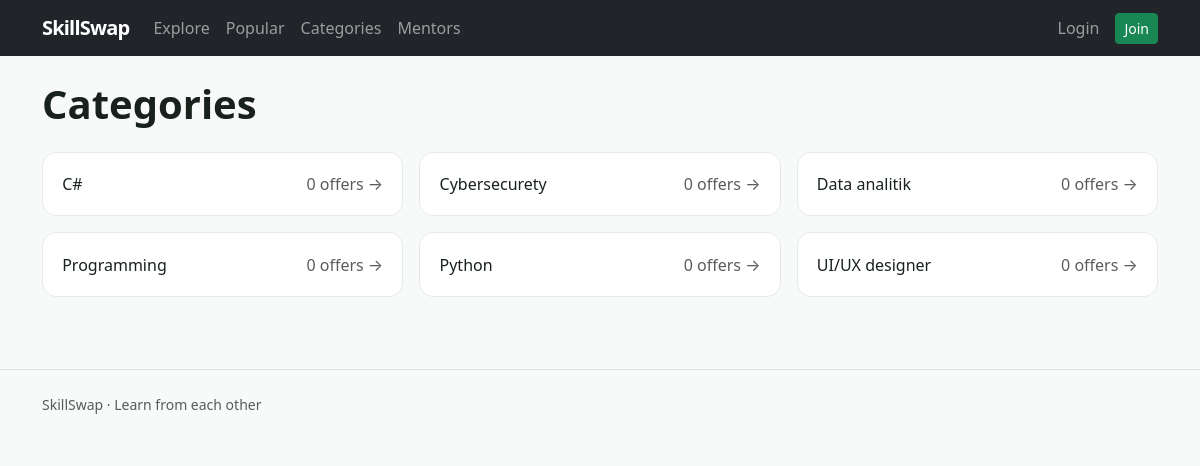
Page /categories/ on the committed database.
### offers/models.py (models this page shows, shortened)
class Category(models.Model):
    name = models.CharField(max_length=80, unique=True)
    slug = models.SlugField(max_length=90, unique=True)
    class Meta:
        ordering = ["name"]
        verbose_name_plural = "categories"

### offers/views.py (the view)
# urls.py: path("categories/", views.category_list, name="categories"),
def category_list(request):
    return render(request, "offers/categories.html", {"categories": Category.objects.annotate(offer_count=Count("offers", filter=Q(offers__status=SkillOffer.Status.PUBLISHED)))})

### templates/offers/categories.html
{% extends "base.html" %}{% block content %}<h1 class="display-6 fw-bold mb-4">Categories</h1><div class="row g-3">{% for category in categories %}<div class="col-sm-6 col-lg-4"><a class="category-tile" href="{% url 'offers:category_detail' category.slug %}"><span>{{ category.name }}</span><span class="text-muted">{{ category.offer_count }} offers →</span></a></div>{% empty %}<p>No categories yet. Add them in Django Admin.</p>{% endfor %}</div>{% endblock %}

### static/css/style.css (style rules this page uses)
body { background: #f8faf9; color: #18211c; }
.category-tile { display:flex; justify-content:space-between; gap:1rem; padding:1.2rem; border:1px solid #e5ebe7; border-radius:14px; background:white; text-decoration:none; color:inherit; }

### rows in the picture
Category: name "C#", offer_count "0"
Category: name "Cybersecurety", offer_count "0"
Category: name "Data analitik", offer_count "0"
Category: name "Programming", offer_count "0"
Category: name "Python", offer_count "0"
Category: name "UI/UX designer", offer_count "0"
